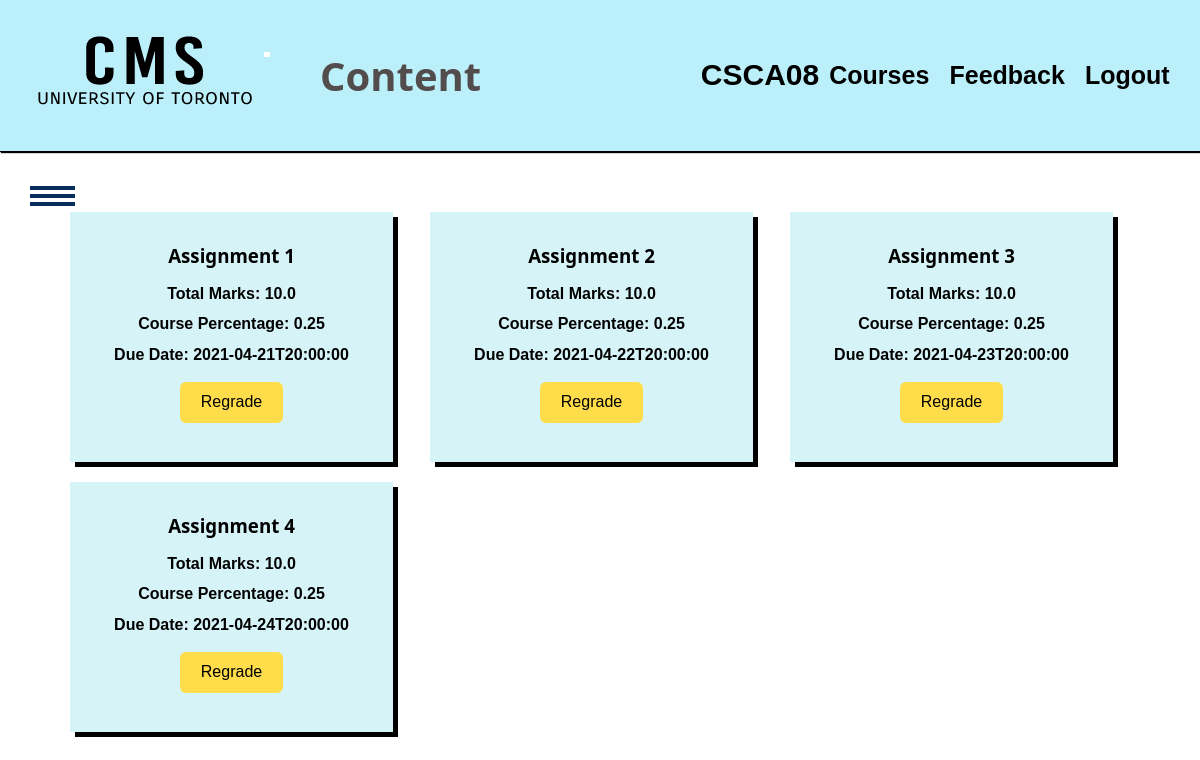
/courses/CSCA08/assignments (signed in), run on the app's committed database.
### tables this page shows
CREATE TABLE "assignments" (
	"courseid"	TEXT,
	"assignment_name"	TEXT,
	"due_date"	TEXT,
	"total_marks"	REAL,
	"course_percentage"	REAL,
	PRIMARY KEY("courseid","assignment_name")
);

### app.py (the view)
@app.route('/courses/<string:courseid>/assignments')
def assignments(courseid):
    if check_session():
        return redirect('/login')
    userid = get_userid()
    if userid == -1:
        return "Invalid userid, try logging in"
    user = SESSIONS[request.cookies.get('sessionId')]
    privilege = user.privilege
    if request.method == 'POST':
        print("Sending assignment add request")
        return addassignment(user, courseid)
    else:
        if privilege == 1:
            return show_assignments_page_student(user,courseid)
        elif privilege == 3:
            return show_assignments_page_professor(user,courseid)
        else:
            return "Error you aren't a student or professor, try logging in"

### app.py (called while the page is built)
def check_session():
    sessionId = request.cookies.get('sessionId')
    if not (sessionId in SESSIONS.keys()):
        print('FAILED Session Check')
        return True
    else:
        print('PASSED Session Check')
        return False

def get_userid():
    if 'sessionId' in request.cookies:
        if request.cookies.get('sessionId') in SESSIONS.keys():
            return SESSIONS[request.cookies.get('sessionId')].userid
    return -1

def show_assignments_page_student(user,courseid):
    sql = "SELECT * FROM assignments WHERE courseid='" + courseid +"';"
    g.assignments = d.query_assoc(sql)
    g.name = user.name
    g.courseid = courseid
    return render_template('assignments.html')

### database.py (called while the page is built)
def dict_factory(cursor, row):
    d = {}
    for idx, col in enumerate(cursor.description):
        d[col[0]] = row[idx]
    return d

def query_assoc(sql):
    con = sqlite3.connect(DATABASE_PATH)
    con.row_factory = dict_factory
    cur = con.cursor()
    cur.execute(sql)
    rows = cur.fetchall()
    con.close()
    return rows

### templates/assignments.html (shortened to what this page needs)
<!DOCTYPE html>
<html lang="en">
<head>
    <link rel="stylesheet" href="/static/css/style.css">
</head>
<body>
    <header>
        <nav>
            <img class="uoftlogo" src="/static/images/CMSlogo.png" alt="Logo">
            <h1>Content</h1>
            <h2>{{g.courseid}}</h2>
            <ul>
                <li><a href="/dashboard"><b>Courses</b></a> </li>
                <li><a href="/feedback"><b>Feedback</b></a> </li>
                <li><a href="/logout"><b>Logout</b></a> </li>
            </ul>
        </nav>
    </header>
    <div id="sidebar">
        <div class="toggle-btn" onclick="show()">
            <span></span>
            <span></span>
            <span></span>
        </div>
    </div>
    <div class="mainwrap">
        <section class="lecturecontent">
            {%for as in g.assignments%}
            <div class="week">
                <h3 class="item1">{{as['assignment_name']}}</h3>
                <h4 class="item1">Total Marks: {{as['total_marks']}}</h4>
                <h4 class="item1">Course Percentage: {{as['course_percentage']}}</h4>
                <h4 class="item1">Due Date: {{as['due_date']}}</h4>
                <a href="/courses/{{g.courseid}}/regrade" class="btn">Regrade</a>
            </div>
            {%endfor%}
        </section>
    </div>
</body>
</html>

### static/css/style.css (style rules this page uses)
* { margin: 0; padding: 0; box-sizing: border-box; }
html { scroll-behavior: smooth; }
h1 { font-family: 'Segoe UI', 'San Francisco', Tahoma, Geneva, Verdana, sans-serif; }
h3 { font-family: 'Segoe UI', 'San Francisco', Tahoma, Geneva, Verdana, sans-serif; }
body { font-family: Helvetica; }
header { font-size: 20px; border-bottom: 1px solid rgb(0, 0, 0); padding-bottom: 1px; position: sticky; top: 0px; background: rgb(187, 239, 249); box-shadow: 1px 1px 1px black; }
nav { position: relative; min-height: 10vh; display: flex; align-items: center; justify-content: space-between; }
.uoftlogo { padding-left: 20px; padding-right: 10px; }
nav h1 { Color: rgb(82, 76, 76); padding-left: 40px; font-size: 40px; flex: 1; }
nav ul { list-style: none; display: flex; justify-content: space-around; font-size: 25px; flex: 1; }
nav a { color: black; text-decoration: none; }
#sidebar { position: fixed; width: 300px; height: 100%; background: #306bac; left: -300px; transition: 0.4s ease; }
#sidebar .toggle-btn { position: absolute; top: 30px; left: 330px; }
.toggle-btn span { width: 45px; height: 4px; background: #082c5c; display: block; margin-top: 4px; }
.btn { margin: 8px 8px; background: #ffdd4a; color: black; padding: 0.6rem 1.3rem; text-decoration: none; border-radius: 6px; transition: 0.2s ease; }
.mainwrap { margin: 5% 70px; line-height: 1.4; display: grid; grid-gap: 20px; }
.lecturecontent { display: grid; grid-gap: 20px; grid-template-columns: repeat(3, minmax(200px, 1fr)); }
.week { background: rgb(214, 243, 248); text-align: center; padding: 1.5rem 2rem; box-shadow: 5px 5px black; display: flex; flex-direction: column; align-items: center; justify-content: center; min-height: 250px; max-width: 95%; }
.week h3 { margin-bottom: 14px; }
.week h4 { margin-bottom: 8px; }

### data on the page
assignments: assignment_name "Assignment 1", total_marks "10.0", course_percentage "0.25", due_date "2021-04-21T20:00:00"
assignments: assignment_name "Assignment 2", total_marks "10.0", course_percentage "0.25", due_date "2021-04-22T20:00:00"
assignments: assignment_name "Assignment 3", total_marks "10.0", course_percentage "0.25", due_date "2021-04-23T20:00:00"
assignments: assignment_name "Assignment 4", total_marks "10.0", course_percentage "0.25", due_date "2021-04-24T20:00:00"

### other printed values
{{ g.courseid }} "CSCA08"
